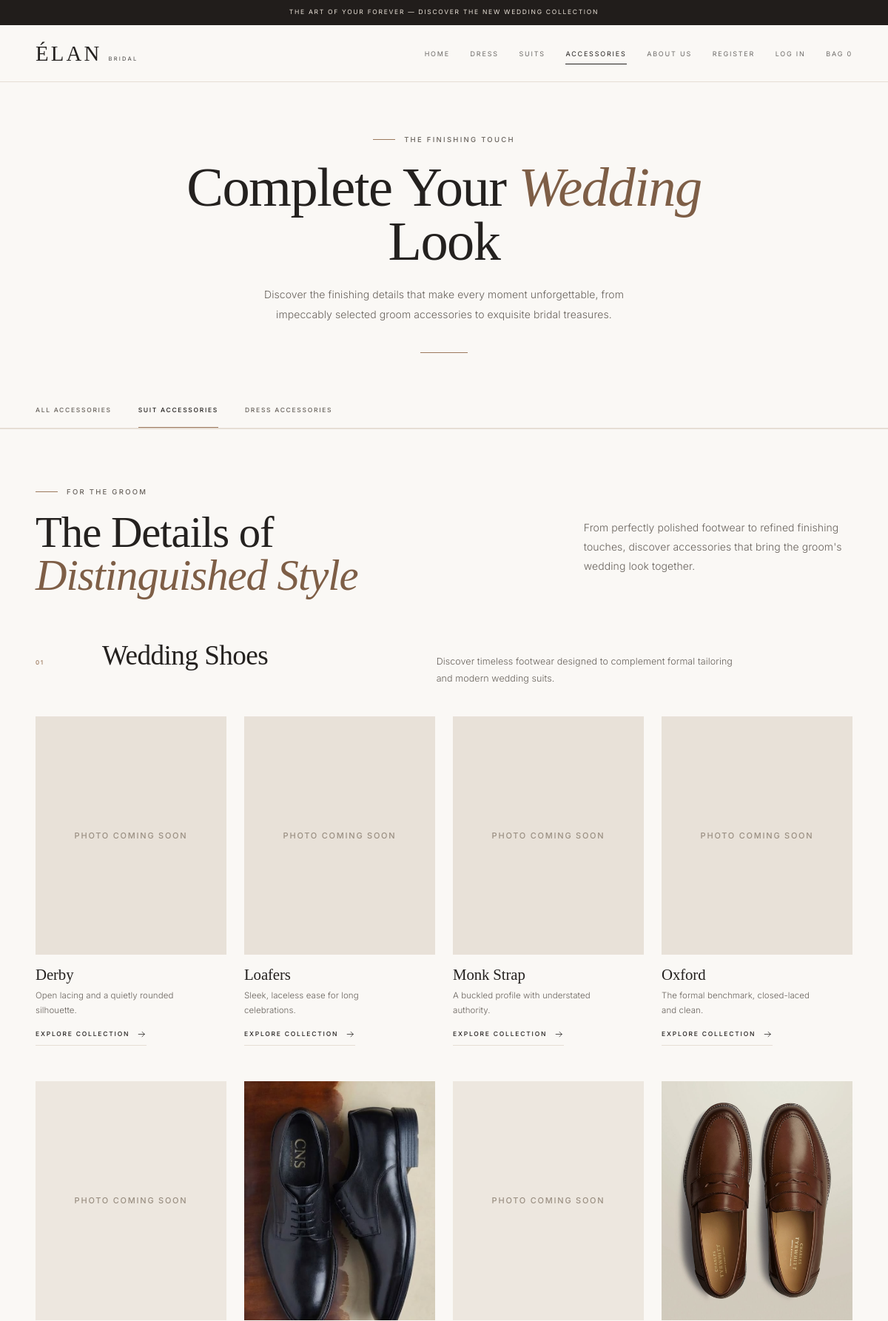
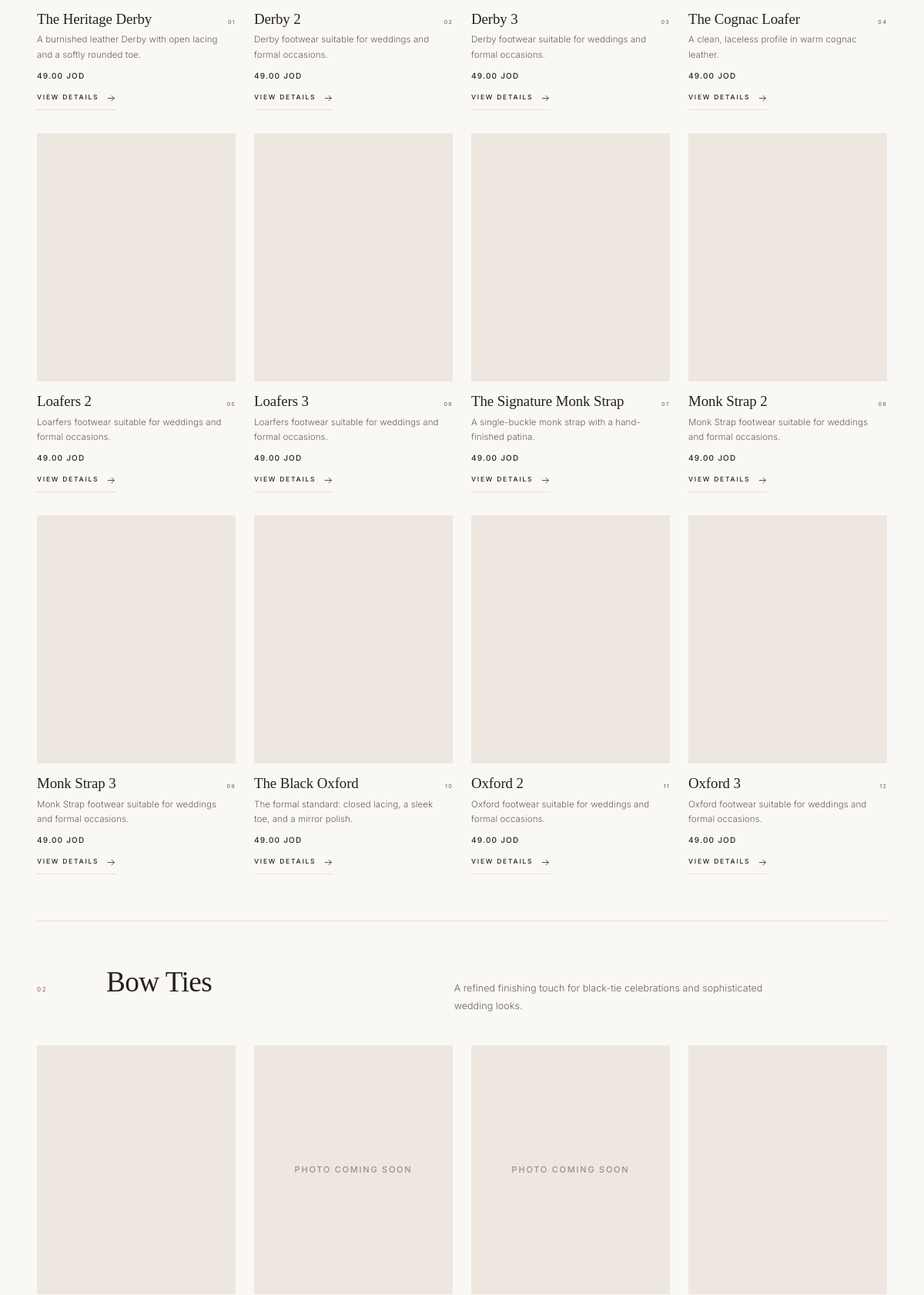
The app's page /public/accessories.php (upper part) with its own data (2 pictures, top to bottom).
### tables this page shows
CREATE TABLE `subcategories` (
  `id` int(11) NOT NULL,
  `name` varchar(100) NOT NULL,
  `category_id` int(11) NOT NULL,
  `description` varchar(255) DEFAULT NULL,
  `image_url` varchar(500) DEFAULT NULL
);

CREATE TABLE `products` (
  `id` int(11) NOT NULL,
  `subcategory_id` int(11) NOT NULL,
  `product_name` varchar(150) NOT NULL,
  `description` text DEFAULT NULL,
  `cost_price` decimal(10,2) NOT NULL DEFAULT 0.00,
  `price` decimal(10,2) NOT NULL,
  `image_url` varchar(500) DEFAULT NULL,
  `stock_quantity` int(11) NOT NULL DEFAULT 0,
  `created_at` timestamp NOT NULL DEFAULT current_timestamp()
);

### app/models/accessories.php (called while the page is built, shortened)
<?php
class Accessories{
    private PDO $db;
     public function __construct(PDO $db){
        $this->db = $db;
     }
     public function getBySubcategories(array $subcategoryIds):array{
     $placeholders=implode(",",array_fill(0,count($subcategoryIds),"?"));
        $sql = "SELECT p.id, p.product_name, p.description, p.price,
                       p.image_url, p.stock_quantity,
                       p.subcategory_id, s.name AS subcategory_name
                FROM products p
                JOIN subcategories s ON s.id = p.subcategory_id
                WHERE p.subcategory_id IN ($placeholders)
                ORDER BY p.subcategory_id, p.id";
        $stmt = $this->db->prepare($sql);
        $stmt->execute($subcategoryIds);
        return $stmt->fetchAll();
     }
    public function getSubcategories(array $subcategoryIds): array
    {
        $subcategoryIds = array_map("intval", $subcategoryIds);
        $placeholders = implode(", ", array_fill(0, count($subcategoryIds), "?"));
        $sql = "SELECT id, name, description, image_url
                FROM subcategories
                WHERE id IN ($placeholders)
                ORDER BY id";
        $stmt = $this->db->prepare($sql);
        $stmt->execute($subcategoryIds);
        return $stmt->fetchAll();
    }
}
?>

### public/accessories.php (the view, shortened to what this page needs)
<?php
require_once __DIR__ . '/../app/models/accessories.php';
$database = new Database();
$db = $database->connect();
$accessoriesModel = new Accessories($db);
$sections = [
    "groom-shoes"    => [15, 16, 17, 18],
    "bow-ties"       => [21],
    "neck-ties"      => [22],
    "cuff-links"     => [26],
    "pocket-squares" => [23],
    "bridal-shoes"   => [19, 20, 24, 25],
    "bridal-jewelry" => [7],
    "bridal-gloves"  => [6],
    "tiaras-crowns"  => [8],
    "bridal-veils"   => [9],
];
$products = [];
foreach ($sections as $sectionId => $subcategoryIds) {
    $products[$sectionId] = $accessoriesModel->getBySubcategories($subcategoryIds);
}
$groomShoeTypes = $accessoriesModel->getSubcategories([15, 16, 17, 18]);
function safe($text)
{
    return htmlspecialchars($text, ENT_QUOTES, "UTF-8");
}
function productImage($imageUrl)
{
    if (file_exists(__DIR__ . "/" . $imageUrl)) {
        return $imageUrl;
    }
    return "";
}
function arrowIcon()
{
    return '<svg class="icon" aria-hidden="true"><use href="#icon-arrow"></use></svg>';
}
function printCategoryCards($shoeTypes, $sectionId)
{
    foreach ($shoeTypes as $type) {
        $image = productImage($type["image_url"]);
        ?>
        <a class="acc-cat-card" href="#<?php echo $sectionId; ?>-products" data-reveal
           aria-label="Explore <?php echo safe($type["name"]); ?>">
            <span class="acc-cat-card__visual">
                <?php if ($image !== "") { ?>
                    <img class="acc-cat-card__image" src="<?php echo safe($image); ?>"
                         alt="<?php echo safe($type["name"]); ?>" loading="lazy" decoding="async">
                <?php } else { ?>
                    <span class="acc-no-photo">Photo coming soon</span>
                <?php } ?>
            </span>
            <span class="acc-cat-card__body">
                <span class="acc-cat-card__name"><?php echo safe($type["name"]); ?></span>
                <span class="acc-cat-card__desc"><?php echo safe($type["description"]); ?></span>
                <span class="text-link text-link--sm acc-cat-card__link">
                    Explore Collection <?php echo arrowIcon(); ?>
                </span>
            </span>
        </a>
        <?php
    }
}
function printProductCards($productList, $sectionId)
{
    $number = 1;
    foreach ($productList as $product) {
        $image = productImage($product["image_url"]);
        $price = number_format($product["price"], 2) . " JOD";
        $dialog = $product["product_name"] . " is part of the Élan Bridal accessories collection. "
                . "Product detail pages are coming soon.";
        ?>
        <article class="acc-product" data-reveal>
            <figure class="acc-product__visual">
                <?php if ($image !== "") { ?>
                    <img class="acc-product__image" src="<?php echo safe($image); ?>"
                         alt="<?php echo safe($product["product_name"]); ?>" loading="lazy" decoding="async">
                <?php } else { ?>
                    <span class="acc-no-photo">Photo coming soon</span>
                <?php } ?>
            </figure>
            <div class="acc-product__body">
                <div class="acc-product__heading">
                    <h4 class="acc-product__name"><?php echo safe($product["product_name"]); ?></h4>
                    <span class="acc-product__index" aria-hidden="true"><?php echo str_pad($number, 2, "0", STR_PAD_LEFT); ?></span>
                </div>
                <p class="acc-product__desc"><?php echo safe($product["description"]); ?></p>
                <p class="acc-product__price"><?php echo $price; ?></p>
                <a class="text-link text-link--sm acc-product__link"
                   href="#<?php echo $sectionId; ?>"
                   data-placeholder="<?php echo safe($product["product_name"]); ?>"
                   data-dialog="<?php echo safe($dialog); ?>"
                   data-dialog-cta="Keep exploring"
                   data-dialog-target="#<?php echo $sectionId; ?>">
                    View details <?php echo arrowIcon(); ?>
                </a>
            </div>
        </article>
        <?php
        $number++;
    }
}
?>
<!DOCTYPE html>
<html lang="en">
<head>
  <link rel="stylesheet" href="assets/css/style.css">
  <link rel="stylesheet" href="assets/css/accessories.css?v=<?php echo filemtime(__DIR__ . '/assets/css/accessories.css'); ?>">
</head>
<body>
  <header class="site-header site-header--solid" id="site-header">
    <section class="announcement" aria-label="Announcement">
      <p class="announcement__text">
        <span class="announcement__long">The Art of Your Forever &mdash; Discover the New Wedding Collection</span>
      </p>
    </section>
    <div class="navbar">
      <div class="navbar__inner container">
        <a class="brand" href="index.php" aria-label="Élan Bridal — home">
          <span class="brand__primary">Élan</span>
          <span class="brand__secondary">Bridal</span>
        </a>
        <nav class="primary-nav" aria-label="Primary">
          <ul class="primary-nav__list">
            <li><a class="primary-nav__link" href="index.php">Home</a></li>
            <li><a class="primary-nav__link" href="dresses.php">Dress</a></li>
            <li><a class="primary-nav__link" href="suits.php">Suits</a></li>
            <li><a class="primary-nav__link is-active" href="accessories.php" aria-current="page">Accessories</a></li>
            <li><a class="primary-nav__link" href="index.php#about">About Us</a></li>
            <li><a class="primary-nav__link" href="register.php">Register</a></li>
            <li><a class="primary-nav__link" href="login.php">Log In</a></li>
            <li><a class="primary-nav__link" href="cart.php">Bag <span data-cart-count>0</span></a></li>
          </ul>
        </nav>
      </div>
    </div>
  </header>
  <main id="main" class="collection-main acc-main" tabindex="-1">
    <section class="acc-intro" id="accessories" aria-labelledby="accessories-title">
      <div class="container acc-intro__inner">
        <p class="eyebrow">
          <span class="eyebrow__line" aria-hidden="true"></span>
          The Finishing Touch
        </p>
        <h1 class="acc-intro__title" id="accessories-title">Complete Your <em>Wedding</em> Look</h1>
        <p class="acc-intro__text">Discover the finishing details that make every moment unforgettable, from impeccably selected groom accessories to exquisite bridal treasures.</p>
        <span class="acc-intro__rule" aria-hidden="true"></span>
      </div>
    </section>
    <nav class="collection-nav acc-nav" aria-label="Accessory categories">
      <div class="container collection-nav__inner">
        <ul class="collection-nav__list">
          <li><a class="collection-nav__link is-active" href="#accessories" aria-current="location">All Accessories</a></li>
          <li><a class="collection-nav__link" href="#suit-accessories">Suit Accessories</a></li>
          <li><a class="collection-nav__link" href="#dress-accessories">Dress Accessories</a></li>
        </ul>
      </div>
    </nav>
    <div class="acc-collection">
      <section class="acc-section acc-section--suit" id="suit-accessories" aria-labelledby="suit-accessories-title">
        <div class="container">
          <div class="section-head acc-section-head" data-reveal>
            <div class="section-head__intro">
              <p class="eyebrow"><span class="eyebrow__line" aria-hidden="true"></span>For the Groom</p>
              <h2 class="section-title" id="suit-accessories-title">The Details of <em>Distinguished Style</em></h2>
            </div>
            <div class="section-head__aside">
              <p class="section-head__text">From perfectly polished footwear to refined finishing touches, discover accessories that bring the groom's wedding look together.</p>
            </div>
          </div>
          <article class="acc-block" id="groom-shoes" aria-labelledby="groom-shoes-title">
            <header class="acc-block__head" data-reveal>
              <p class="acc-block__index" aria-hidden="true">01</p>
              <h3 class="acc-block__title" id="groom-shoes-title">Wedding Shoes</h3>
              <p class="acc-block__text">Discover timeless footwear designed to complement formal tailoring and modern wedding suits.</p>
            </header>
            <div class="acc-cat-grid">
              <?php printCategoryCards($groomShoeTypes, "groom-shoes"); ?>
            </div>
            <div class="acc-products" id="groom-shoes-products">
              <?php printProductCards($products["groom-shoes"], "groom-shoes"); ?>
            </div>
          </article>
          <article class="acc-block" id="bow-ties" aria-labelledby="bow-ties-title">
            <header class="acc-block__head" data-reveal>
              <p class="acc-block__index" aria-hidden="true">02</p>
              <h3 class="acc-block__title" id="bow-ties-title">Bow Ties</h3>
              <p class="acc-block__text">A refined finishing touch for black-tie celebrations and sophisticated wedding looks.</p>
            </header>
            <div class="acc-products" id="bow-ties-products">
            </div>
          </article>
        </div>
      </section>
    </div>
  </main>
</body>
</html>

### public/assets/css/accessories.css (style rules this page uses)
.acc-no-photo { position: absolute; inset: 0; display: flex; align-items: center; justify-content: center; color: #9a8f82; font-size: 11px; font-weight: 500; letter-spacing: 0.16em; text-transform: uppercase; }

### records on screen
subcategories: shows "PHOTO COMING SOON", name "Derby", description "Open lacing and a quietly rounded silhouette."
subcategories: shows "PHOTO COMING SOON", name "Loafers", description "Sleek, laceless ease for long celebrations."
subcategories: shows "PHOTO COMING SOON", name "Monk Strap", description "A buckled profile with understated authority."
subcategories: shows "PHOTO COMING SOON", name "Oxford", description "The formal benchmark, closed-laced and clean."
products: shows "PHOTO COMING SOON", product_name "The Heritage Derby", number "01", description "A burnished leather Derby with open lacing and a softly rounded toe.", price "49.00 JOD"
products: image_url (picture), product_name "Derby 2", number "02", description "Derby footwear suitable for weddings and formal occasions.", price "49.00 JOD"
products: shows "PHOTO COMING SOON", product_name "Derby 3", number "03", description "Derby footwear suitable for weddings and formal occasions.", price "49.00 JOD"
products: image_url (picture), product_name "The Cognac Loafer", number "04", description "A clean, laceless profile in warm cognac leather.", price "49.00 JOD"
products: image_url (picture), product_name "Loafers 2", number "05", description "Loarfers footwear suitable for weddings and formal occasions.", price "49.00 JOD"
products: image_url (picture), product_name "Loafers 3", number "06", description "Loarfers footwear suitable for weddings and formal occasions.", price "49.00 JOD"
products: image_url (picture), product_name "The Signature Monk Strap", number "07", description "A single-buckle monk strap with a hand-finished patina.", price "49.00 JOD"
products: image_url (picture), product_name "Monk Strap 2", number "08", description "Monk Strap footwear suitable for weddings and formal occasions.", price "49.00 JOD"
products: image_url (picture), product_name "Monk Strap 3", number "09", description "Monk Strap footwear suitable for weddings and formal occasions.", price "49.00 JOD"
products: image_url (picture), product_name "The Black Oxford", number "10", description "The formal standard: closed lacing, a sleek toe, and a mirror polish.", price "49.00 JOD"
products: image_url (picture), product_name "Oxford 2", number "11", description "Oxford footwear suitable for weddings and formal occasions.", price "49.00 JOD"
products: image_url (picture), product_name "Oxford 3", number "12", description "Oxford footwear suitable for weddings and formal occasions.", price "49.00 JOD"
products: image_url (picture)
products: shows "PHOTO COMING SOON"
products: shows "PHOTO COMING SOON"
products: image_url (picture)
